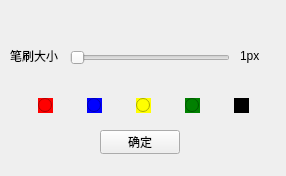
<?xml version="1.0" encoding="UTF-8"?>
<ui version="4.0">
 <class>newWindow</class>
 <widget class="QWidget" name="newWindow">
  <property name="geometry">
   <rect>
    <x>0</x>
    <y>0</y>
    <width>286</width>
    <height>176</height>
   </rect>
  </property>
  <property name="windowTitle">
   <string>Form</string>
  </property>
  <widget class="QSlider" name="horizontalSlider">
   <property name="geometry">
    <rect>
     <x>70</x>
     <y>50</y>
     <width>160</width>
     <height>16</height>
    </rect>
   </property>
   <property name="minimum">
    <number>1</number>
   </property>
   <property name="maximum">
    <number>20</number>
   </property>
   <property name="pageStep">
    <number>5</number>
   </property>
   <property name="orientation">
    <enum>Qt::Horizontal</enum>
   </property>
  </widget>
  <widget class="QPushButton" name="pushButton">
   <property name="geometry">
    <rect>
     <x>100</x>
     <y>130</y>
     <width>80</width>
     <height>24</height>
    </rect>
   </property>
   <property name="text">
    <string>确定</string>
   </property>
  </widget>
  <widget class="QLabel" name="width">
   <property name="geometry">
    <rect>
     <x>240</x>
     <y>40</y>
     <width>31</width>
     <height>31</height>
    </rect>
   </property>
   <property name="text">
    <string>1px</string>
   </property>
  </widget>
  <widget class="QLabel" name="label">
   <property name="geometry">
    <rect>
     <x>10</x>
     <y>30</y>
     <width>51</width>
     <height>51</height>
    </rect>
   </property>
   <property name="text">
    <string>笔刷大小</string>
   </property>
  </widget>
  <widget class="QWidget" name="horizontalLayoutWidget">
   <property name="geometry">
    <rect>
     <x>10</x>
     <y>90</y>
     <width>271</width>
     <height>31</height>
    </rect>
   </property>
   <layout class="QHBoxLayout" name="horizontalLayout">
    <item>
     <widget class="QRadioButton" name="red">
      <property name="maximumSize">
       <size>
        <width>15</width>
        <height>16777215</height>
       </size>
      </property>
      <property name="styleSheet">
       <string notr="true">width:10px;
background:red;
</string>
      </property>
      <property name="text">
       <string/>
      </property>
     </widget>
    </item>
    <item>
     <widget class="QRadioButton" name="blue">
      <property name="maximumSize">
       <size>
        <width>15</width>
        <height>16777215</height>
       </size>
      </property>
      <property name="styleSheet">
       <string notr="true">width:10px;
background:blue;
</string>
      </property>
      <property name="text">
       <string/>
      </property>
     </widget>
    </item>
    <item>
     <widget class="QRadioButton" name="yellow">
      <property name="maximumSize">
       <size>
        <width>15</width>
        <height>16777215</height>
       </size>
      </property>
      <property name="styleSheet">
       <string notr="true">width:10px;
background:yellow;
</string>
      </property>
      <property name="text">
       <string/>
      </property>
     </widget>
    </item>
    <item>
     <widget class="QRadioButton" name="green">
      <property name="maximumSize">
       <size>
        <width>15</width>
        <height>16777215</height>
       </size>
      </property>
      <property name="styleSheet">
       <string notr="true">width:10px;
background:green;
</string>
      </property>
      <property name="text">
       <string/>
      </property>
     </widget>
    </item>
    <item>
     <widget class="QRadioButton" name="black">
      <property name="maximumSize">
       <size>
        <width>15</width>
        <height>16777215</height>
       </size>
      </property>
      <property name="styleSheet">
       <string notr="true">width:10px;
background:black;
</string>
      </property>
      <property name="text">
       <string/>
      </property>
     </widget>
    </item>
   </layout>
  </widget>
 </widget>
 <resources/>
 <connections/>
</ui>
